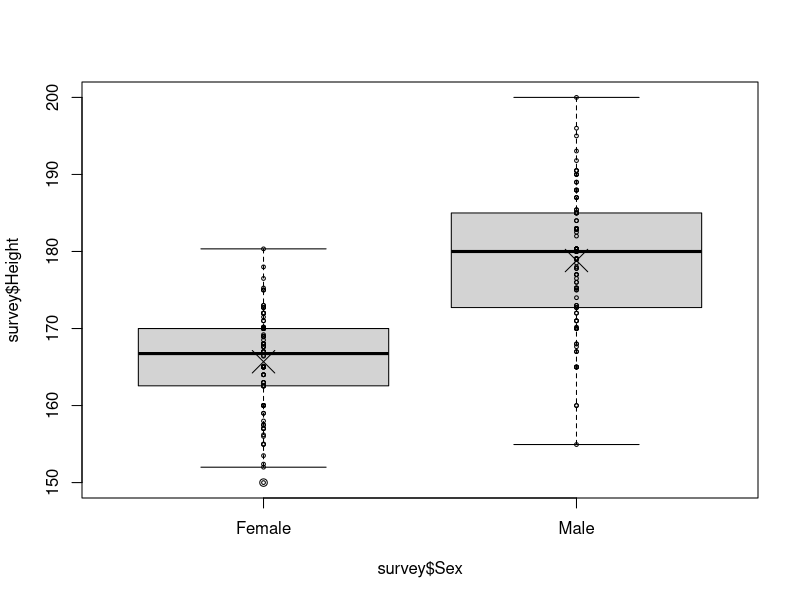
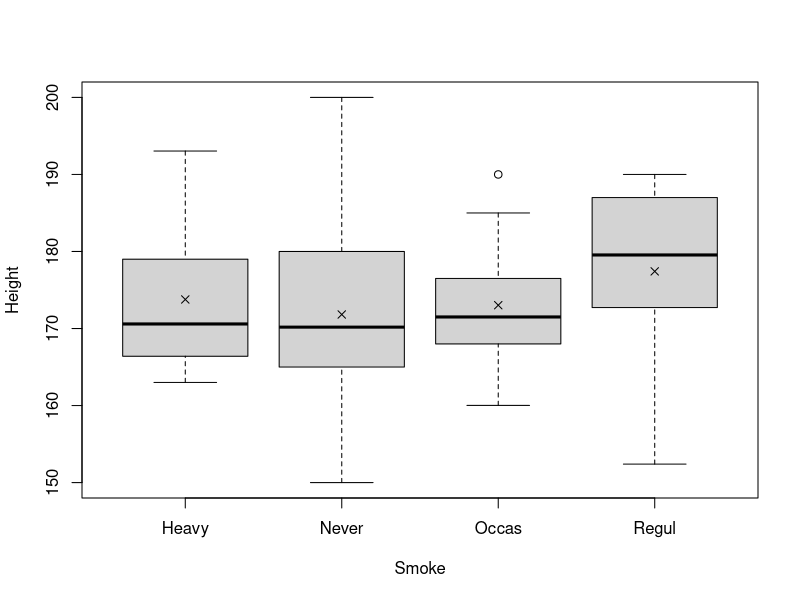

Source code (R) for these figures, in order:
#binary categorical predictors
#Beta0 provides a baseline or reference when X = 0 and Beta1 represents the 
#additive effect on the mean response if X = 1
library(MASS)

class(survey$Sex)
table(survey$Sex)

plot(survey$Height~survey$Sex) #gives two boxplots
points(survey$Height~as.numeric(survey$Sex), cex = 0.5) #gives the raw heights in the graph

means.sex <- tapply(survey$Height, INDEX = survey$Sex, FUN= mean, na.rm = TRUE)
means.sex
points(1:2, means.sex, pch = 4, cex = 3)

survfit2 <- lm(Height~Sex, data = survey)
summary(survfit2) #the Beta0 or Intercept is the estimate of the mean height of female.


# K>2 categorical predictors
#dummy coding is used to create several binary variables from a categorical varible 
#use k-1 dummy variables where one acts as a reference which is incorporated into the intercept

#see the effect of height on the different levels of smoking(heavy,never,occasional,regular)
is.factor(survey$Smoke) #true, this is a factor
table(survey$Smoke) #gives the number of students in each category
levels(survey$Smoke) #gives the levels attributed of any R factor via 'levels'
                    #R makes the leves of a factor appear in alphabetical order 
                    #by default, and will set the first one as the reference level

boxplot(Height~Smoke, data = survey)
points(1:4, tapply(survey$Height, survey$Smoke, mean, na.rm = TRUE), pch = 4)

survfit3 <- lm(Height~Smoke, data = survey)
summary(survfit3) #used heavy as the intercept
                  #p values are large, meaning that having a smoking freq different
                  #from the reference affects the mean students heights

#change reference level
SmokeReordered <- relevel(survey$Smoke, ref = "Never") #choose which level is the first
levels(SmokeReordered)
survfit4 <- lm(Height~SmokeReordered, data = survey)
summary(survfit4)











